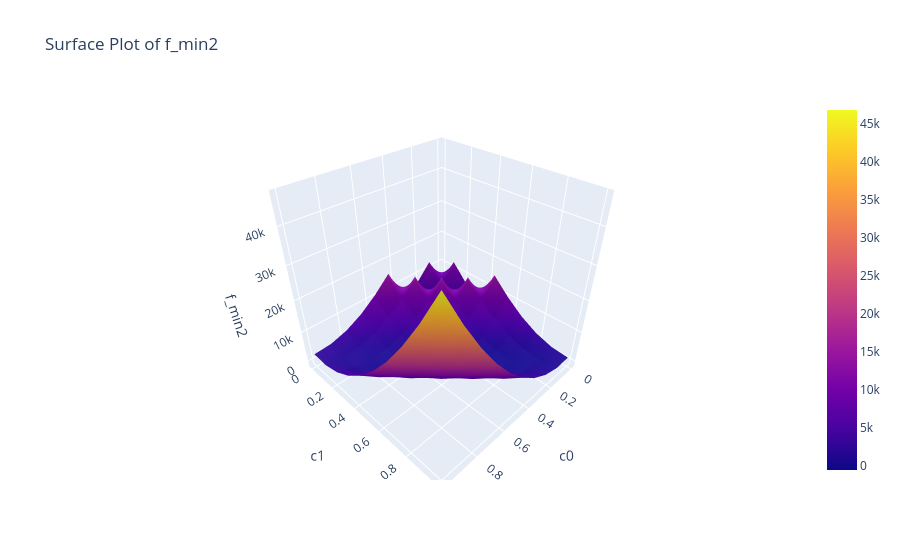

Notebook code cell kept with this figure:
### Code cell
fig = go.Figure(data=[go.Surface(z=Z, x=x_values2, y=x_values2)])

# Add labels and title
fig.update_layout(
    title="Surface Plot of f_min2",
    scene=dict(
        xaxis_title="c0", yaxis_title="c1", zaxis_title="f_min2",
    ),
)
fig.show()
